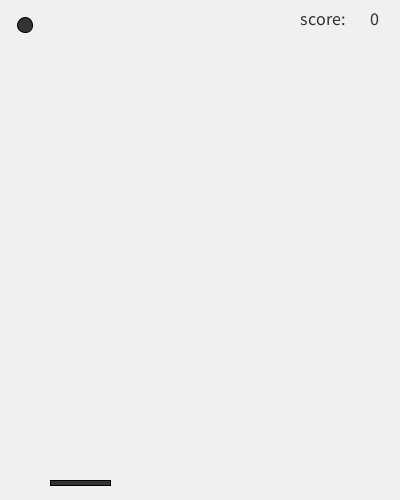
Frame 1 (no input)
Frame 60 (the mouse pressed at the canvas centre just before this capture): identical to frame 1, image omitted
Frame 120 (the mouse held since frame 60 and released just before this capture): identical to frame 1, image omitted

The Processing sketch that drew this single still picture (run headless with seeded random() and noise(); from frame 60 on, the mouse is pressed at the canvas centre):

// Processing sketch: processing_125749
// ── processing_125749.pde

float x=25;
float y=25;
float xspeed=0;
float yspeed=0;
float rectpos=width/2;
int counter=0;

void setup() {
  size(400, 500);
  fill(51);
}

void draw() {
  background(240);
  


//------Rectangle------//

  rect(rectpos, 480, 60, 5);

  if (keyPressed) {   
    if (key == 'a') {
      rectpos=rectpos - 6.5;
    }
    if (key == 'd') {
      rectpos=rectpos +6.5;
    }
  }



//------Ellipse------//

  ellipse(x, y, 15, 15);

  if (keyPressed) {
    if (key == ' ') {
      xspeed=5;
      yspeed=7;
    }
  }

  if (x > width-15/2  || x < 15/2) {
    xspeed=-xspeed;
  }

  if (y < 15/2) {
    yspeed=-yspeed;
  }



//------Collison&Score------//

  if (x > rectpos && x < rectpos + 60 && y > 475 && y < 485) {
    yspeed=-yspeed;
    xspeed=xspeed;
    counter=counter+2;
  }
 
  textSize(18);
  text("score: ", 300, 25);
  text(counter, 370, 25);
  


//------GameOver------//

  if (y > 520) {
    xspeed=0;
    yspeed=0;
    textSize(60);
    fill(250, 80, 50);
    text("Game Over", width/2-160, height/2-100);
    textSize(18);
    fill(0);
    text("Press 'space' to restart", width/2-95, height/2-50 );
    if (keyPressed) {
      if (key == ' ') {
        counter=0;
        x=25;
        y=25;
      }
    }
  }
  
  

  x +=xspeed;
  y +=yspeed;

}
